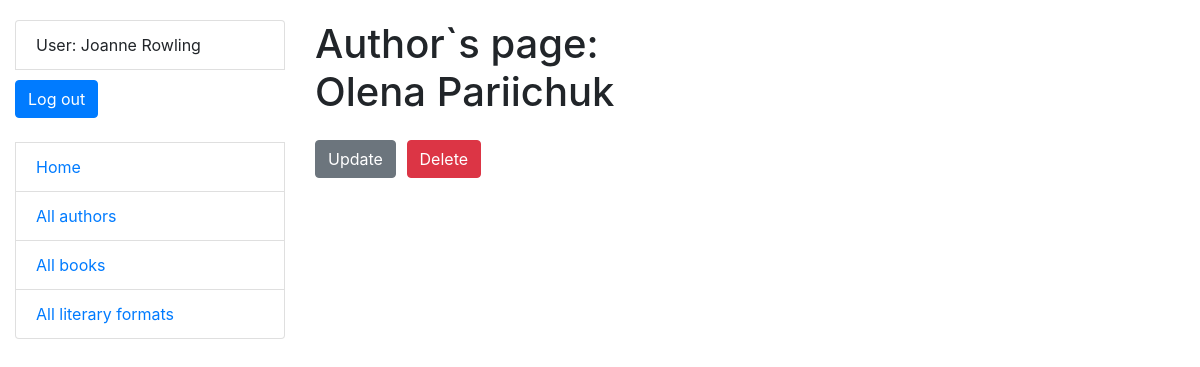
The page /catalog/authors/10/ (signed in) on the database its author committed.
### catalog/models.py (models this page shows, shortened)
class Author(AbstractUser):
    pseudonym = models.CharField(max_length=63, null=True, blank=True)
    class Meta:
        ordering = ("username", )

### catalog/views.py (the view)
# urls.py: path("authors/<int:pk>/", AuthorDetailView.as_view(), name="author-detail"),
class AuthorDetailView(LoginRequiredMixin, generic.DetailView):
    model = Author
    queryset = Author.objects.all().prefetch_related("books")

### templates/catalog/author_detail.html
{% extends "base.html" %}
{% block content %}
  <h1>
    Author`s page:
    <p>{{ author.first_name }} {{ author.last_name }}</p>
    <a href="#" class="btn btn-secondary">Update</a>
    <a href="#" class="btn btn-danger">Delete</a>
  </h1>
{% endblock %}

### templates/includes/sidebar.html (shortened to what this page needs)
<ul class="sidebar-nav list-group">
  {% if user.is_authenticated %}
    <li class="list-group-item">User: {{ user.first_name }} {{ user.last_name }}</li>
    <li>
      <form action="{% url 'logout' %}" method="post">
        <button type="submit" class="btn btn-primary" style="margin-top: 10px">Log out</button>
      </form>
    </li>
    <br>
  {% endif %}
  <li class="list-group-item">
    <a href="{% url 'catalog:index' %}">Home</a>
  </li>
  <li class="list-group-item">
    <a href="{% url 'catalog:author-list' %}">All authors</a>
  </li>
  <li class="list-group-item">
    <a href="{% url 'catalog:book-list' %}">All books</a>
  </li>
  <li class="list-group-item">
    <a href="{% url 'catalog:literary-formats-list' %}">All literary formats</a>
  </li>
</ul>

### static/css/style.css (style rules this page uses)
body { margin-top: 20px; }
.sidebar-nav { padding: 0; list-style: none; }

### rows shown on the page
Author: first_name "Joanne", last_name "Rowling"
Author: first_name "Olena", last_name "Pariichuk"
